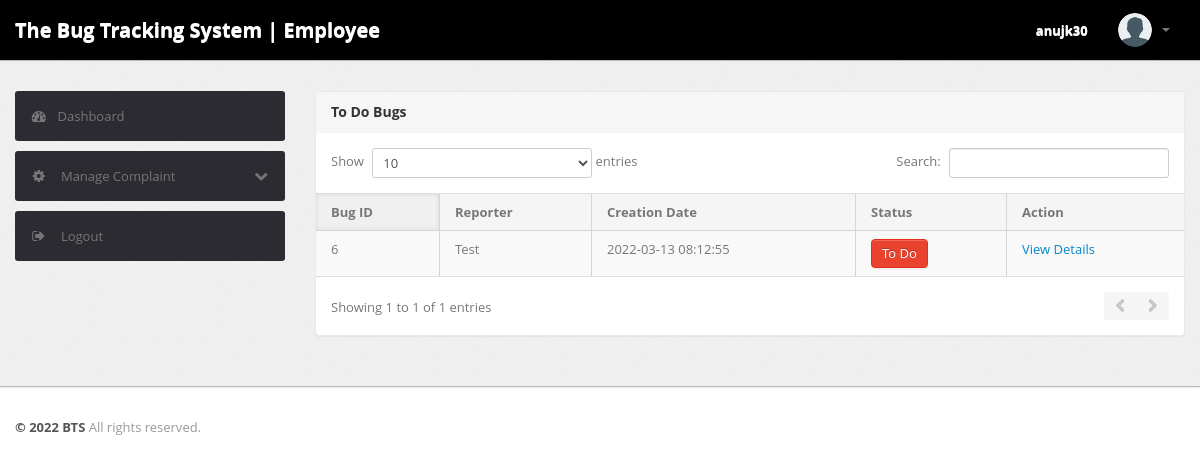
The page /admin/sub/notprocess-complaint.php (signed in) on the database its author committed.
### tables this page shows
CREATE TABLE `tblcomplaints` (
  `complaintNumber` int(11) NOT NULL,
  `userId` int(11) DEFAULT NULL,
  `category` int(11) DEFAULT NULL,
  `subcategory` varchar(255) DEFAULT NULL,
  `complaintType` varchar(255) DEFAULT NULL,
  `state` varchar(255) DEFAULT NULL,
  `noc` varchar(255) DEFAULT NULL,
  `complaintDetails` mediumtext DEFAULT NULL,
  `complaintFile` varchar(255) DEFAULT NULL,
  `regDate` timestamp NULL DEFAULT current_timestamp(),
  `status` varchar(50) DEFAULT NULL,
  `lastUpdationDate` timestamp NULL DEFAULT NULL ON UPDATE current_timestamp()
);

CREATE TABLE `users` (
  `id` int(11) NOT NULL,
  `fullName` varchar(255) DEFAULT NULL,
  `userEmail` varchar(255) DEFAULT NULL,
  `password` varchar(255) DEFAULT NULL,
  `contactNo` bigint(11) DEFAULT NULL,
  `address` tinytext DEFAULT NULL,
  `State` varchar(255) DEFAULT NULL,
  `country` varchar(255) DEFAULT NULL,
  `pincode` int(6) DEFAULT NULL,
  `userImage` varchar(255) DEFAULT NULL,
  `regDate` timestamp NOT NULL DEFAULT current_timestamp(),
  `updationDate` timestamp NULL DEFAULT NULL,
  `status` int(1) DEFAULT NULL
);

### admin/sub/notprocess-complaint.php (the view, shortened to what this page needs)
<?php
include('../include/config.php');
if(strlen($_SESSION['subalogin'])==0)
	{
header('location:../index.php');
}
else{
?>
<!DOCTYPE html>
<html lang="en">
<head>
	<link type="text/css" href="../bootstrap/css/bootstrap.min.css" rel="stylesheet">
	<link type="text/css" href="../bootstrap/css/bootstrap-responsive.min.css" rel="stylesheet">
	<link type="text/css" href="../css/theme.css" rel="stylesheet">
	<link type="text/css" href="../images/icons/css/font-awesome.css" rel="stylesheet">
</head>
<body>
<?php include('include/header.php');?>
	<div class="wrapper">
		<div class="container">
			<div class="row">
<?php include('include/sidebar.php');?>
			<div class="span9">
					<div class="content">
	<div class="module">
							<div class="module-head">
								<h3>To Do Bugs</h3>
							</div>
							<div class="module-body table">
								<table cellpadding="0" cellspacing="0" border="0" class="datatable-1 table table-bordered table-striped	 display" >
									<thead>
										<tr>
											<th>Bug ID</th>
											<th>Reporter </th>
											<th>Creation Date</th>
											<th>Status</th>
											<th>Action</th>
										</tr>
									</thead>
<tbody>
<?php
$subid=$_SESSION['suid'];
$query=mysqli_query($con,"select tblcomplaints.*,
	users.fullName as name from tblcomplaints
	join users on users.id=tblcomplaints.userId
	join tblforwardhistory on tblforwardhistory.ComplaintNumber=tblcomplaints.complaintNumber
	where tblcomplaints.status is null and tblforwardhistory.ForwardTo='$subid'");
while($row=mysqli_fetch_array($query))
{
?>
										<tr>
											<td><?php echo htmlentities($row['complaintNumber']);?></td>
											<td><?php echo htmlentities($row['name']);?></td>
											<td><?php echo htmlentities($row['regDate']);?></td>
											<td><button type="button" class="btn btn-danger">To Do</button></td>
											<td>   <a href="complaint-details.php?cid=<?php echo htmlentities($row['complaintNumber']);?>"> View Details</a>
											</td>
											</tr>
										<?php  } ?>
										</tbody>
								</table>
							</div>
						</div>
					</div>
				</div>
			</div>
		</div>
	</div>
<?php include('include/footer.php');?>
</body>
<?php } ?>

### rows shown on the page
tblcomplaints: complaintNumber "6", userId.fullName "Test", regDate "2022-03-13 08:12:55"

### other values the page prints
$_SESSION['subalogin'] "anujk30"
